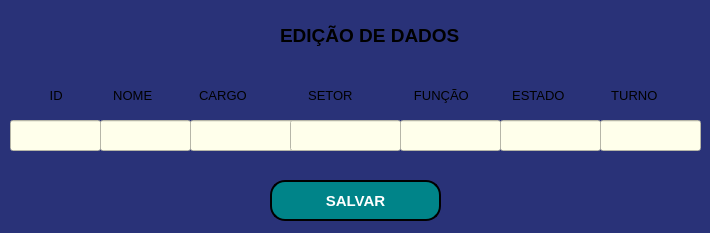
<?xml version="1.0" encoding="UTF-8"?>
<ui version="4.0">
 <class>MainWindow</class>
 <widget class="QMainWindow" name="MainWindow">
  <property name="geometry">
   <rect>
    <x>0</x>
    <y>0</y>
    <width>710</width>
    <height>233</height>
   </rect>
  </property>
  <property name="windowTitle">
   <string>MainWindow</string>
  </property>
  <property name="styleSheet">
   <string notr="true">background-color: rgb(41, 50, 120);</string>
  </property>
  <widget class="QWidget" name="centralwidget">
   <widget class="QLabel" name="label">
    <property name="geometry">
     <rect>
      <x>280</x>
      <y>20</y>
      <width>211</width>
      <height>31</height>
     </rect>
    </property>
    <property name="font">
     <font>
      <pointsize>14</pointsize>
      <bold>true</bold>
     </font>
    </property>
    <property name="text">
     <string>EDIÇÃO DE DADOS</string>
    </property>
   </widget>
   <widget class="QLineEdit" name="lineEdit">
    <property name="geometry">
     <rect>
      <x>10</x>
      <y>120</y>
      <width>91</width>
      <height>31</height>
     </rect>
    </property>
    <property name="font">
     <font>
      <pointsize>10</pointsize>
     </font>
    </property>
    <property name="styleSheet">
     <string notr="true">background-color: rgb(255, 255, 235);</string>
    </property>
   </widget>
   <widget class="QLineEdit" name="lineEdit_2">
    <property name="geometry">
     <rect>
      <x>100</x>
      <y>120</y>
      <width>91</width>
      <height>31</height>
     </rect>
    </property>
    <property name="font">
     <font>
      <pointsize>10</pointsize>
     </font>
    </property>
    <property name="styleSheet">
     <string notr="true">background-color: rgb(255, 255, 235);</string>
    </property>
   </widget>
   <widget class="QLineEdit" name="lineEdit_3">
    <property name="geometry">
     <rect>
      <x>190</x>
      <y>120</y>
      <width>121</width>
      <height>31</height>
     </rect>
    </property>
    <property name="font">
     <font>
      <pointsize>10</pointsize>
     </font>
    </property>
    <property name="styleSheet">
     <string notr="true">background-color: rgb(255, 255, 235);</string>
    </property>
   </widget>
   <widget class="QLineEdit" name="lineEdit_4">
    <property name="geometry">
     <rect>
      <x>290</x>
      <y>120</y>
      <width>111</width>
      <height>31</height>
     </rect>
    </property>
    <property name="font">
     <font>
      <pointsize>10</pointsize>
     </font>
    </property>
    <property name="styleSheet">
     <string notr="true">background-color: rgb(255, 255, 235);</string>
    </property>
   </widget>
   <widget class="QLineEdit" name="lineEdit_5">
    <property name="geometry">
     <rect>
      <x>400</x>
      <y>120</y>
      <width>101</width>
      <height>31</height>
     </rect>
    </property>
    <property name="font">
     <font>
      <pointsize>10</pointsize>
     </font>
    </property>
    <property name="styleSheet">
     <string notr="true">background-color: rgb(255, 255, 235);</string>
    </property>
   </widget>
   <widget class="QLabel" name="label_2">
    <property name="geometry">
     <rect>
      <x>10</x>
      <y>80</y>
      <width>681</width>
      <height>31</height>
     </rect>
    </property>
    <property name="font">
     <font>
      <pointsize>10</pointsize>
     </font>
    </property>
    <property name="text">
     <string>           ID              NOME             CARGO                 SETOR                 FUNÇÃO            ESTADO             TURNO </string>
    </property>
   </widget>
   <widget class="QPushButton" name="pushButton">
    <property name="geometry">
     <rect>
      <x>270</x>
      <y>180</y>
      <width>171</width>
      <height>41</height>
     </rect>
    </property>
    <property name="font">
     <font>
      <pointsize>11</pointsize>
      <bold>true</bold>
     </font>
    </property>
    <property name="styleSheet">
     <string notr="true">background-color: rgb(0, 132, 137);
border-style: outset;
border-width: 2px;
border-radius: 15px;
border-color: black;
color: rgb(255, 255, 255);</string>
    </property>
    <property name="text">
     <string>SALVAR</string>
    </property>
   </widget>
   <widget class="QLineEdit" name="lineEdit_6">
    <property name="geometry">
     <rect>
      <x>500</x>
      <y>120</y>
      <width>101</width>
      <height>31</height>
     </rect>
    </property>
    <property name="font">
     <font>
      <pointsize>10</pointsize>
     </font>
    </property>
    <property name="styleSheet">
     <string notr="true">background-color: rgb(255, 255, 235);</string>
    </property>
   </widget>
   <widget class="QLineEdit" name="lineEdit_7">
    <property name="geometry">
     <rect>
      <x>600</x>
      <y>120</y>
      <width>101</width>
      <height>31</height>
     </rect>
    </property>
    <property name="font">
     <font>
      <pointsize>10</pointsize>
     </font>
    </property>
    <property name="styleSheet">
     <string notr="true">background-color: rgb(255, 255, 235);</string>
    </property>
   </widget>
  </widget>
 </widget>
 <resources/>
 <connections/>
</ui>
